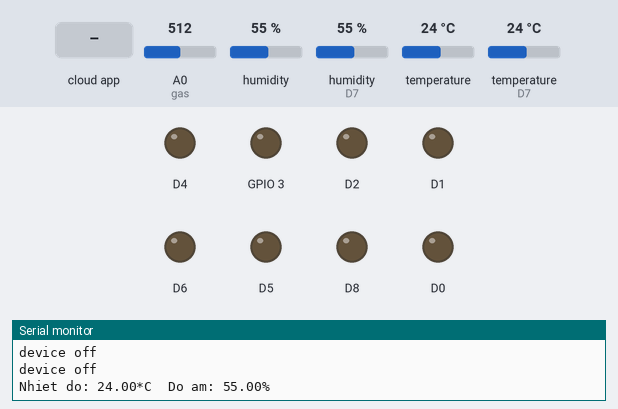
A sketch run on a simulated ESP8266 (NodeMCU). On the bench: output pins drawn as LEDs (lit = HIGH), the last lines printed to the serial monitor. The test bench sets the inputs (shaded band); at power-on: A0 (gas) = 512, humidity 55 %, humidity (sensor on D7) 55 %, temperature 24 °C, temperature (sensor on D7) 24 °C. WiFi joins after 1.5 s; servers stay silent unless stated; the Firebase database answers and starts empty.

Above: at 3.7 s.
3.8 s: the phone or cloud app sets statusGate to 1
At 6.0 s:
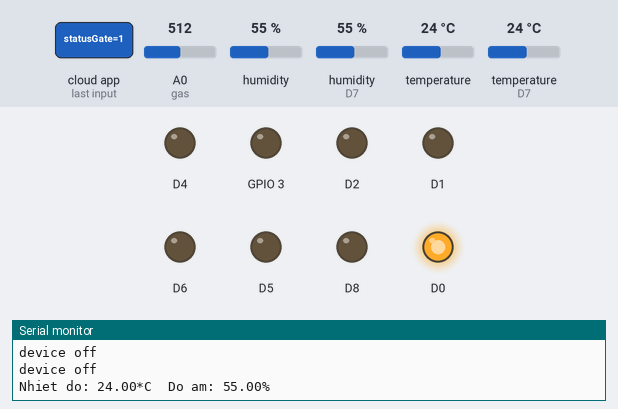
7.1 s: the phone or cloud app sets status to 1
At 8.4 s:
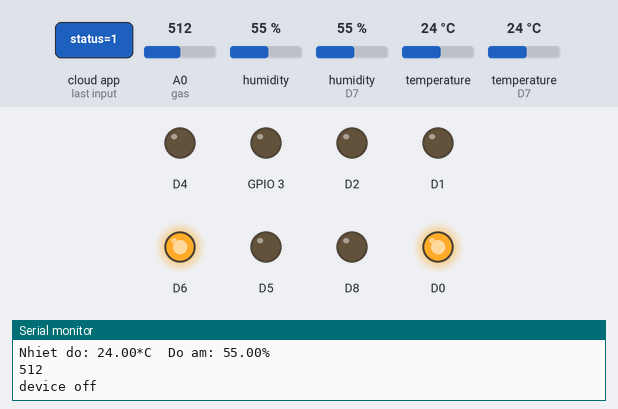
8.7 s: the phone or cloud app sets door to 1
At 10.7 s:
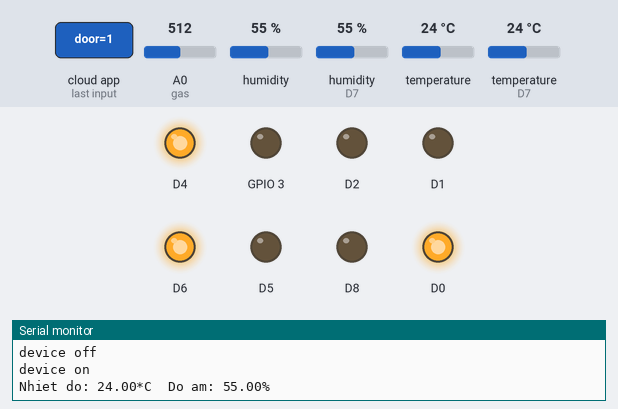
11.4 s: the phone or cloud app sets statusGate to 0
At 12.8 s:
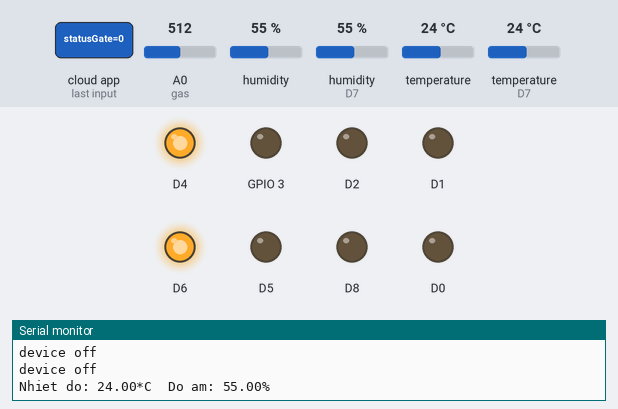
13.1 s: the phone or cloud app sets status to 0
At 14.0 s:
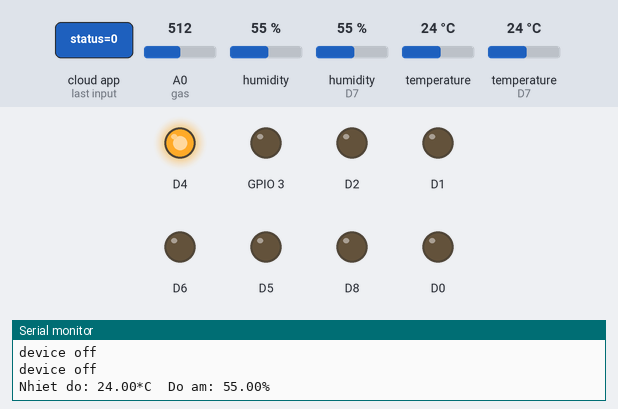
14.7 s: the phone or cloud app sets statusGate to 1
At 18.5 s:
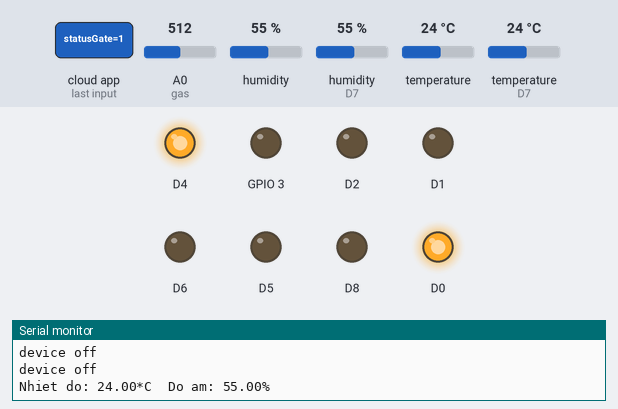
Timing chart, 0 to 20.0 s (numbered marks = the images above; inputs shaded):
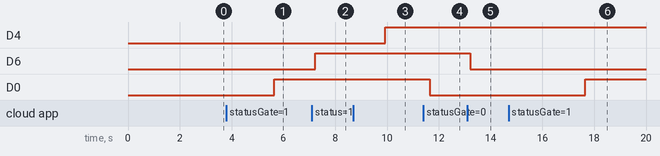

The sketch:

smarthome_firebasedata.ino
```cpp
#include <Arduino.h>
#if defined(ESP32)
  #include <WiFi.h>
#elif defined(ESP8266)
  #include <ESP8266WiFi.h>
#endif
#include "FirebaseESP8266.h"
#include "DHT.h"

// đường dẫn đến project của bạn trên Firebase
#define FIREBASE_HOST "https://smarthome-49ec9-default-rtdb.firebaseio.com/"
// khóa xác thực Firebase của bạn
#define FIREBASE_AUTH "S567mO63zA5HT7LNYiv383ungpOWrbR8M13dFLyF"
// tên mạng wifi của bạn
#define WIFI_SSID "S8"
 // mật khẩu mạng wifi của bạn
#define WIFI_PASSWORD "12345678"

// Khởi tạo đối tượng FirebaseESP8266
FirebaseData firebaseData;
// Pin chứa tín hiệu điều khiển đèn
//Phòng khách
int gate = 16;
int pkDv1 = 5;
int pkDv2= 4;
#define DHTPINPK D3
//Phòng ngủ
int pnDoor= 2;
int pnDv1 = 14;
int pnDv2 = 12;
#define DHTPINPN D7
//Phòng bếp
int pbDv1 = 15;
int pbDv2 = 3;
int gas=A0;
//thiết lập loại cảm biến
#define DHTTYPE DHT11
// Khởi tạo biến cảm biến DHT
//Phòng khách
  DHT dhtpk(DHTPINPK, DHTTYPE);
//Phòng ngủ
  DHT dhtpn(DHTPINPN, DHTTYPE);
// Đường dẫn đến nút cơ sở dữ liệu chứa thông tin thiết bị
//Phòng khách
String pathGate = "User/DGKzIeGxdXQK07LxQy2gFS08hFv1/homeList/0/statusGate";
String pathPKdv1="User/DGKzIeGxdXQK07LxQy2gFS08hFv1/homeList/0/roomList/1/listDevice/0/status";
String pathPKdv2="User/DGKzIeGxdXQK07LxQy2gFS08hFv1/homeList/0/roomList/1/listDevice/1/status";
String pathPKnd="User/DGKzIeGxdXQK07LxQy2gFS08hFv1/homeList/0/roomList/1/sensorList/0/sensorParameters";
String pathPKda="User/DGKzIeGxdXQK07LxQy2gFS08hFv1/homeList/0/roomList/1/sensorList/1/sensorParameters";
//Phòng ngủ
String pathPNDoor = "User/DGKzIeGxdXQK07LxQy2gFS08hFv1/homeList/0/roomList/0/door";
String pathPNdv1 = "User/DGKzIeGxdXQK07LxQy2gFS08hFv1/homeList/0/roomList/0/listDevice/0/status";
String pathPNdv2 = "User/DGKzIeGxdXQK07LxQy2gFS08hFv1/homeList/0/roomList/0/listDevice/1/status";
String pathPNnd="User/DGKzIeGxdXQK07LxQy2gFS08hFv1/homeList/0/roomList/0/sensorList/0/sensorParameters";
String pathPNda="User/DGKzIeGxdXQK07LxQy2gFS08hFv1/homeList/0/roomList/0/sensorList/1/sensorParameters";
//Phòng bếp
String pathPBdv1 = "User/DGKzIeGxdXQK07LxQy2gFS08hFv1/homeList/0/roomList/2/listDevice/0/status";
String pathPBdv2 = "User/DGKzIeGxdXQK07LxQy2gFS08hFv1/homeList/0/roomList/2/listDevice/1/status";
String pathGas="User/DGKzIeGxdXQK07LxQy2gFS08hFv1/homeList/0/roomList/2/sensorList/0/sensorParameters";
void setup()
{
  Serial.begin(9600);
  delay(1000);
  //Phòng khách
  setupdevice(gate);
  setupdevice(pkDv1);
  setupdevice(pkDv2);
  //Phòng ngủ
  setupdevice(pnDoor);
  setupdevice(pnDv1);
  setupdevice(pnDv2);
  //Phòng bếp
  setupdevice(pbDv1);
  setupdevice(pbDv2);
  WiFi.begin(WIFI_SSID, WIFI_PASSWORD);
  Serial.print("Connecting to ");
  Serial.print(WIFI_SSID);
  while (WiFi.status() != WL_CONNECTED)
  {
    Serial.print(".");
    delay(500);
  }
  //khởi tạo cảm biến DHT
  dhtpk.begin();
  dhtpn.begin();

  Serial.println();
  Serial.print("Connected to ");
  Serial.println(WIFI_SSID);

  Firebase.begin(FIREBASE_HOST, FIREBASE_AUTH);//Kết nối đến firebase
}
void setupdevice(int device){
  pinMode(device, OUTPUT);
  digitalWrite(device, LOW);     // thiết bị tắt
}


void loop()
{
  //Phòng khách
  getDataDv(pathGate,gate);
  getDataDv(pathPKdv1,pkDv1);
  getDataDv(pathPKdv2,pkDv2);
  setDataSensor(dhtpk,pathPKnd,pathPKda);
  //Phòng ngủ
  getDataDv(pathPNDoor,pnDoor);
  getDataDv(pathPNdv1,pnDv1);
  getDataDv(pathPNdv2,pnDv2);
  setDataSensor(dhtpn,pathPNnd,pathPNda);
  //phòng bếp
  getGas(pathGas,gas);
  getDataDv(pathPBdv1,pbDv1);
  getDataDv(pathPBdv2,pbDv2);
}
//Hàm đọc giá trị khí gas
void getGas(String path,int gas){
  static unsigned long previousMillis = 0;
  unsigned long currentMillis = millis();

  if (currentMillis - previousMillis >= 500) {
    previousMillis = currentMillis;

    int gasValue = analogRead(gas);
    Firebase.setInt(firebaseData, path, gasValue);
    Serial.println(gasValue);
  }
}
//Hàm điều khiển bật tắt thiết bị
void getDataDv(String path,int device){
  Firebase.getBool(firebaseData, path); //Lấy dữ liệu từ firebase
  bool fireStatus = firebaseData.boolData();
  if (fireStatus == true)
  {
    Serial.println("device on");
    digitalWrite(device, HIGH);       // device on
  }
  else if (fireStatus == false)
  {
    Serial.println("device off");
    digitalWrite(device, LOW);     // device off
  }
  else
  {
    Serial.println("Lỗi dữ liệu sai !!!");
  }
}

//Hàm đọc và gửi giá trị của cảm biến nhiệt độ và độ ẩm lên Firebase
void setDataSensor(DHT dht1,String path1,String path2){
  // Đọc giá trị nhiệt độ và độ ẩm từ cảm biến
  double temperature = dht1.readTemperature();
  double humidity = dht1.readHumidity();
  // làm tròn đến 1 chữ số thập phân
  temperature = round(temperature * 10) / 10;
  humidity = round(humidity * 10) / 10;

  // Kiểm tra xem đọc giá trị thành công chưa
  if (isnan(temperature) || isnan(humidity)) {
    Serial.println("Failed to read from DHT sensor!");
    return;
  }
  Serial.print("Nhiet do: ");

  Serial.print(temperature);

  Serial.print("*C  ");

  Serial.print("Do am: ");

  Serial.print(humidity);

  Serial.println("%  ");

  // Gửi giá trị nhiệt độ và độ ẩm lên Firebase
  Firebase.setDouble(firebaseData,path1, temperature);
  Firebase.setDouble(firebaseData,path2, humidity);

  // Đợi 0.5 giây trước khi đọc dữ liệu tiếp theo
  delay(500);

}
```

Measured:
- after the input at 3.8 s, D0: LOW → HIGH after 1.9 s
- after the input at 7.1 s, D6: LOW → HIGH after 0.13 s
- after the input at 8.7 s, D4: LOW → HIGH after 1.2 s
- after the input at 11.4 s, D0: HIGH → LOW after 0.25 s
- after the input at 13.1 s, D6: HIGH → LOW after 0.12 s
- after the input at 14.7 s, D0: LOW → HIGH after 2.9 s
